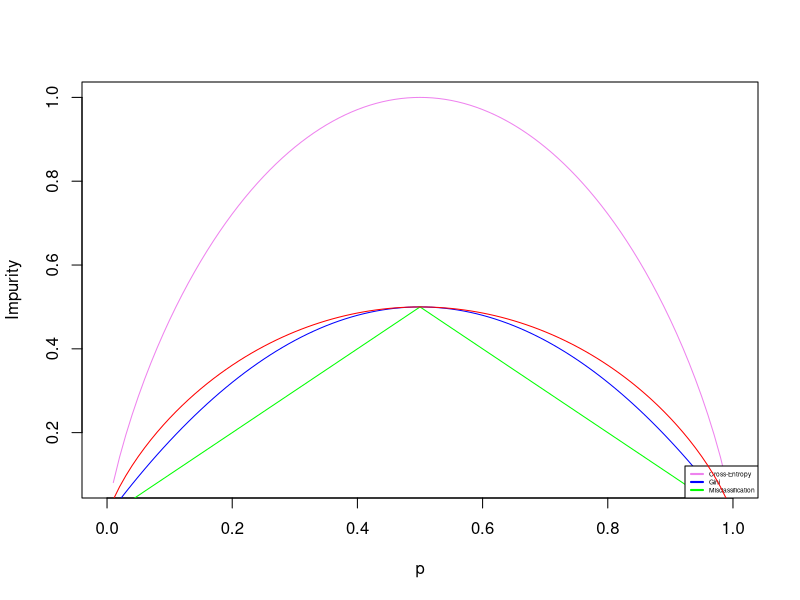

Reproduce this figure in R.
########### Actual ###########
rm(list=ls()) # Remove all items within working memory

misclassification.error <- function(p) {
  1 - pmax(p, 1-p)
}

cross.entropy <- function(p) {
  -p * log2(p) - (1-p) * log2(1-p)
}

gini.index <- function(p) {
  2*p*(1-p)
}

curve(cross.entropy(x), 0, 1, col = "violet", xlab = "p",
      ylab = "Impurity")
curve(gini.index(x), 0, 1, add = TRUE,col = "blue")  
curve(misclassification.error(x), 0, 1, add = TRUE, col = "green")


legend("bottomright", legend = c("Cross-Entropy", "Gini", "Misclassification"),
       col = c("violet", "blue", "green"),
       lwd = 2, cex = 0.4)

scaled.cross.entropy <- function(p) {
  cross.entropy(p) / (2 * cross.entropy(0.5))
}

curve(scaled.cross.entropy(x), 0, 1, add = TRUE, col = "red")
